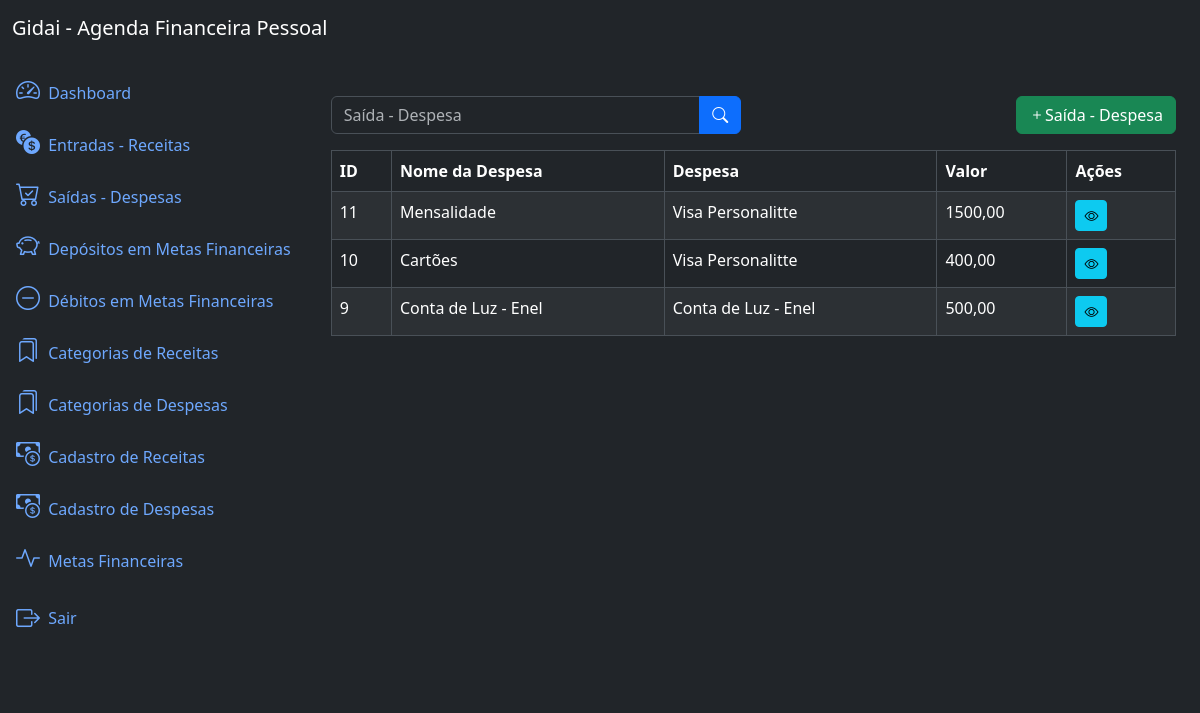
Page /outflows/list/ (signed in) on the earlier database version.
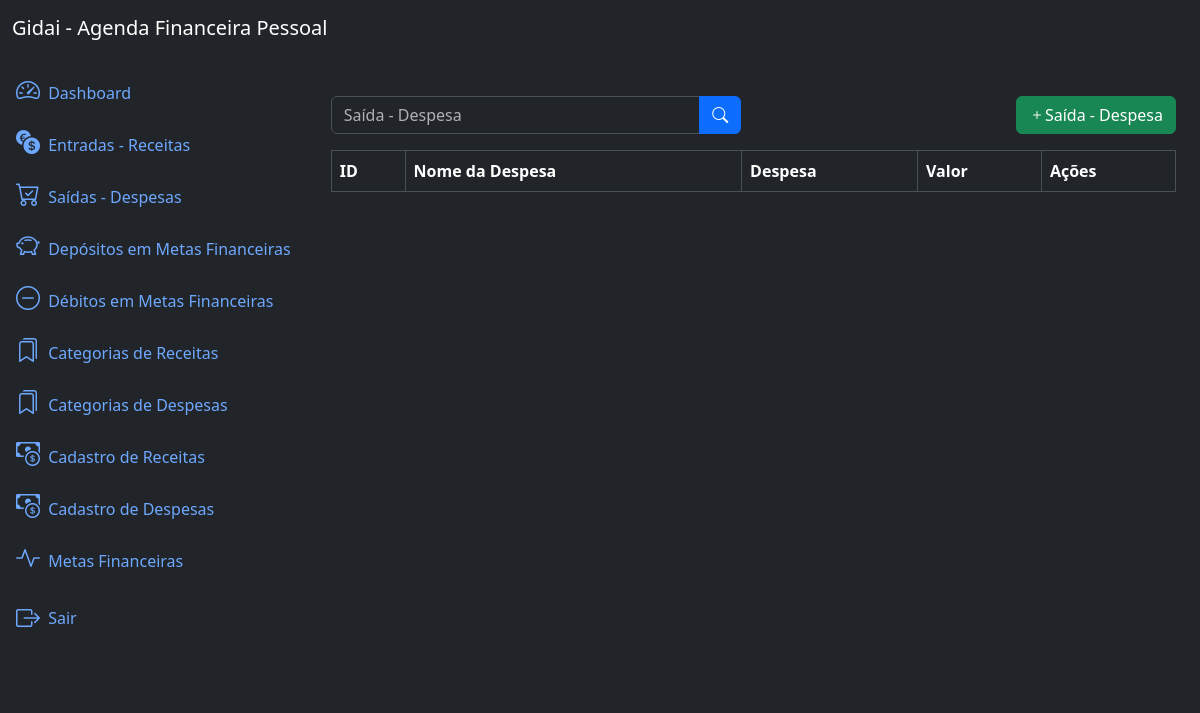
Same page on the later database version.
### outflows/models.py (models this page shows, shortened)
class Outflow(models.Model):
    name = models.CharField(max_length=160)
    expense  = models.ForeignKey(Expense, on_delete=models.PROTECT, related_name='outflows')
    value = models.DecimalField(max_digits=20, decimal_places=2, blank=True, null=True)
    description = models.TextField(null=True, blank=True)
    created_at  = models.DateTimeField(auto_now_add=True)
    updated_at  = models.DateTimeField(auto_now=True)
    class Meta:
        ordering = ['-created_at']

### expenses/models.py (models this page shows)
class Expense(models.Model):
    name = models.CharField(max_length=200)
    kindexpense = models.ForeignKey(KindExpense, on_delete=models.PROTECT, name='expenses')
    description = models.TextField(null=True, blank=True)
    duedate = models.CharField(max_length=5, validators=[validate_day_month], help_text="Insira dia e mês DD-MM")
    paid = models.BooleanField(default=True)
    value = models.DecimalField(max_digits=20, decimal_places=2, blank=True, null=True, default=0.00)
    class Meta:
        ordering = ['name']
    def __str__(self):
        return self.name

### outflows/views.py (the view)
# urls.py: path('outflows/list/', views.OutflowListView.as_view(), name='outflow_list'), # a utilização do name aqui, serve por exemplo para ser usada no HTML no método de busca
class OutflowListView(LoginRequiredMixin, ListView):
    model = models.Outflow
    template_name = 'Outflow_list.html'
    context_object_name ='outflows'
    paginate_by = 10
    def get_queryset(self):
        queryset = super().get_queryset()
        name = self.request.GET.get('name')
        if name:
            queryset = queryset.filter(name__icontains=name)
        return queryset

### outflows/templates/outflow_list.html (shortened to what this page needs)
{% extends 'base.html'  %}
{% block content %}
<div class="row mb-3">
    <div class="col-md-6">
        <form method="get" action="{% url 'outflow_list' %}">
            <div class="input-group">
                <input type="text" class="form-control" name="name" placeholder="Saída - Despesa" value="{{ request.GET.expense}}">
                <button type="submit" class="btn btn-primary">
                    <i class="bi bi-search"></i>
                </button>
            </div>
        </form>
    </div>
    <div class="col-md-6">
        <a href="{% url 'outflow_create' %}" class="btn btn-success float-end">
            <i class="bi bi-plus"></i>Saída - Despesa
        </a>
    </div>
</div>
<div class="table-responsive">
    <table class="table table-striped table-bordered">
        <thead class="thead-dark">
            <tr>
                <th>ID</th>
                <th>Nome da Despesa</th>
                <th>Despesa</th>
                <th>Valor</th>
                <th>Ações</th>
            </tr>
        </thead>
        <tbody>
            {% for outflow in outflows %}
                <tr>
                    <td> {{ outflow.id }} </td>
                    <td> {{ outflow.name }} </td>
                    <td> {{ outflow.expense }} </td>
                    <td> {{ outflow.value}} </td>
                    <td>
                        <a href="{% url 'outflow_detail' outflow.id %}" class="btn btn-info btn-sm">
                            <i class="bi bi-eye"></i>
                        </a>
                    </td>
                </tr>
            {% endfor %}
        </tbody>
    </table>
</div>
{% endblock %}

Differences in the rows shown:
removed Outflow: id "11", name "Mensalidade", expense "Visa Personalitte", value "1500,00"
removed Outflow: id "10", name "Cartões", expense "Visa Personalitte", value "400,00"
removed Outflow: id "9", name "Conta de Luz - Enel", expense "Conta de Luz - Enel", value "500,00"
